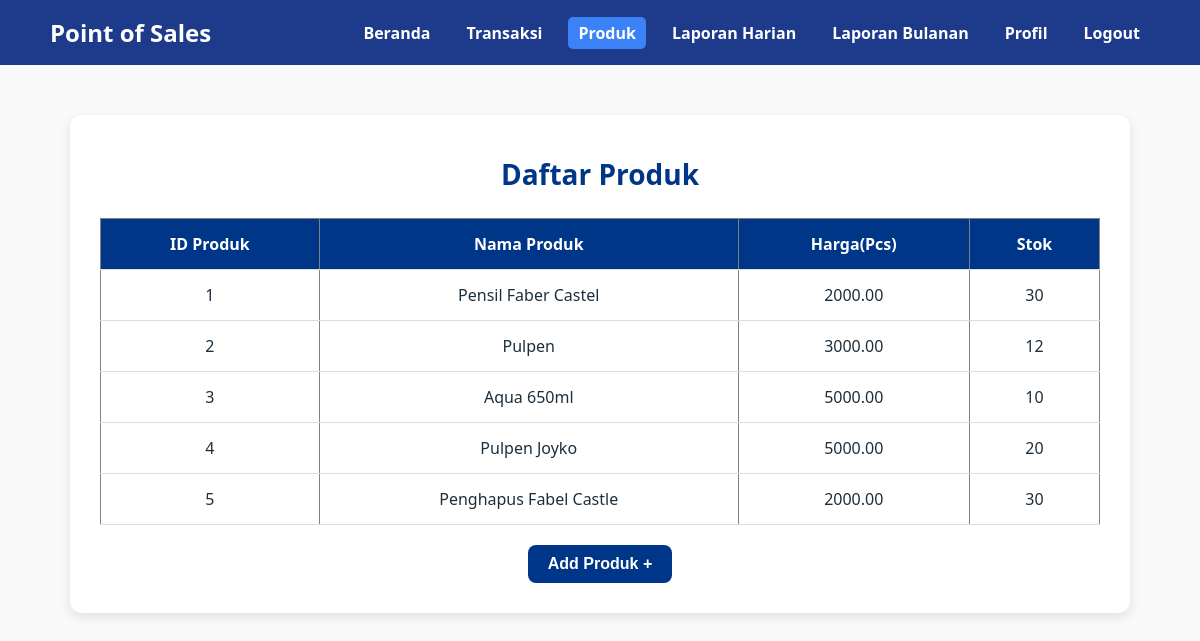
/produk.php, run on the app's committed database.
### tables this page shows
CREATE TABLE `produk` (
  `id_produk` int(50) NOT NULL,
  `nama_produk` varchar(255) NOT NULL,
  `harga` decimal(10,2) NOT NULL,
  `stok` int(11) NOT NULL
);

### produk.php (the view, shortened to what this page needs)
<?php
include "koneksi.php";
$tampilproduk = "SELECT * FROM produk";
$produktampil = mysqli_query($koneksi, $tampilproduk);
?>
<!DOCTYPE html>
<html lang="en">
<head>
    <link rel="stylesheet" href="css/navbar.css">
    <link rel="stylesheet" href="css/home.css">
    <link rel="stylesheet" href="css/produk.css">
</head>
<body>
<div class="navbar">
  <div class="nav-container">
    <div class="brand">Point of Sales</div>
    <div class="nav-links">
      <a href="home.php">Beranda</a>
      <a href="transaksi.php">Transaksi</a>
      <a href="produk.php" class="active">Produk</a>
      <a href="laporan_harian.php">Laporan Harian</a>
      <a href="laporan_bulanan.php">Laporan Bulanan</a>
      <a href="companyprofile.php">Profil</a>
      <a href="logout.php">Logout</a>
    </div>
  </div>
</div>
    <div class="container-home">
        <div class="daftar_produk">
            <h3 class="judulproduk">Daftar Produk</h3>
            <table border="1">
                <thead>
                    <tr>
                        <th>ID Produk</th>
                        <th>Nama Produk</th>
                        <th>Harga(Pcs)</th>
                        <th>Stok</th>
                    </tr>
                </thead>
                <tbody>
                    <tr>
                        <?php while ($tampil = mysqli_fetch_assoc($produktampil)) { ?>
                            <td><?= $tampil['id_produk']; ?></td>
                            <td><?= $tampil['nama_produk']; ?></td>
                            <td><?= $tampil['harga']; ?></td>
                            <td><?= $tampil['stok']; ?></td>
                    </tr>
                </tbody>
            <?php } ?>
            </table>
        </div>
        <button class="addproduk" onclick='window.location.href="./addproduk.php"'>Add Produk +</button>
</body>
</html>

### css/navbar.css (style rules this page uses)
body { margin: 0; font-family: "Segoe UI", sans-serif; background-color: #f0f4ff; color: #111; }
.navbar { background-color: #1e3a8a; color: white; padding: 1rem; }
.nav-container { max-width: 1100px; margin: auto; display: flex; justify-content: space-between; align-items: center; }
.nav-container .brand { font-weight: bold; font-size: 1.5rem; }
.nav-links { display: flex; gap: 1rem; }
.nav-links a { color: white; text-decoration: none; font-weight: bold; padding: 5px 10px; border-radius: 5px; }
.nav-links a:hover, .nav-links .active { background-color: #3b82f6; }

### css/home.css (style rules this page uses)
body { margin: 0; font-family: 'Segoe UI', Tahoma, Geneva, Verdana, sans-serif; background-color: #e9f3fc; color: #1e2f3c; }
.container-home { padding: 20px; margin: 20px; }
h3, h4 { color: #004a99; margin: 10px 0; }

### css/produk.css (style rules this page uses)
body { font-family: 'Segoe UI', Tahoma, Geneva, Verdana, sans-serif; background-color: #f9f9f9; margin: 0; padding: 0; }
.container-home { max-width: 1000px; margin: 50px auto; padding: 30px; background-color: white; border-radius: 12px; box-shadow: 0 4px 12px rgba(0, 0, 0, 0.1); }
.judulproduk { color: #003688; text-align: center; margin-bottom: 25px; font-size: 28px; font-weight: bold; }
table { width: 100%; border-collapse: collapse; margin-bottom: 20px; }
th, td { padding: 14px; text-align: center; border-bottom: 1px solid #ddd; }
th { background-color: #003688; color: white; font-weight: 600; }
.addproduk { display: block; margin: 20px auto 0; padding: 10px 20px; background-color: #003688; color: white; border: none; border-radius: 8px; font-size: 16px; font-weight: bold; cursor: pointer; transition: background-color 0.3s; }

### data on the page
produk: id_produk "1", nama_produk "Pensil Faber Castel", harga "2000.00", stok "30"
produk: id_produk "2", nama_produk "Pulpen", harga "3000.00", stok "12"
produk: id_produk "3", nama_produk "Aqua 650ml", harga "5000.00", stok "10"
produk: id_produk "4", nama_produk "Pulpen Joyko", harga "5000.00", stok "20"
produk: id_produk "5", nama_produk "Penghapus Fabel Castle", harga "2000.00", stok "30"
